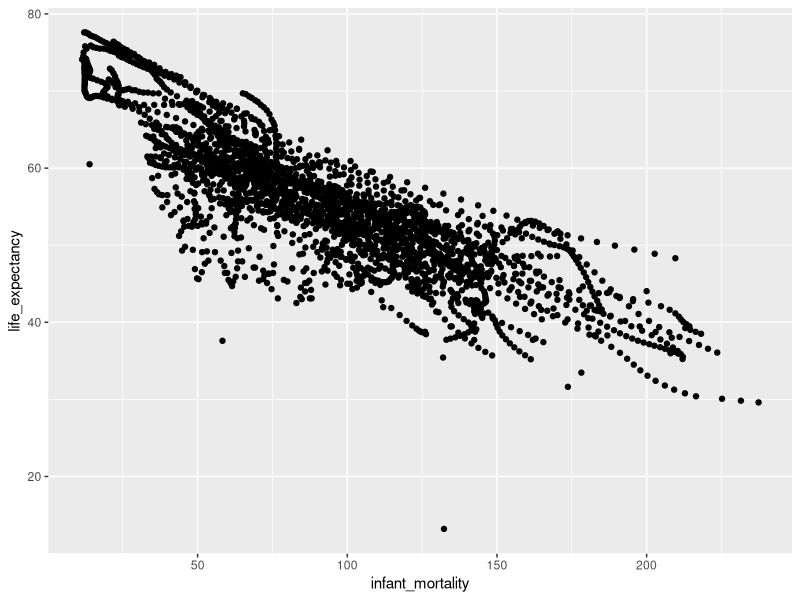
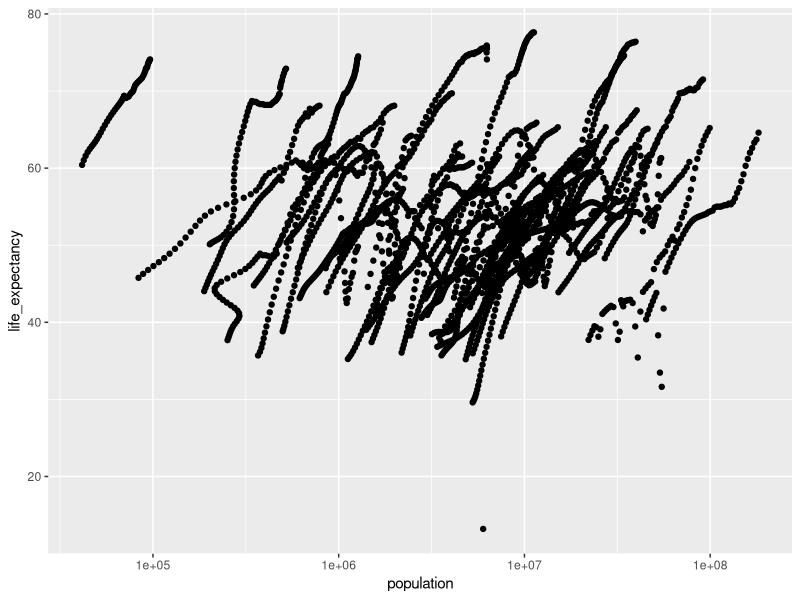
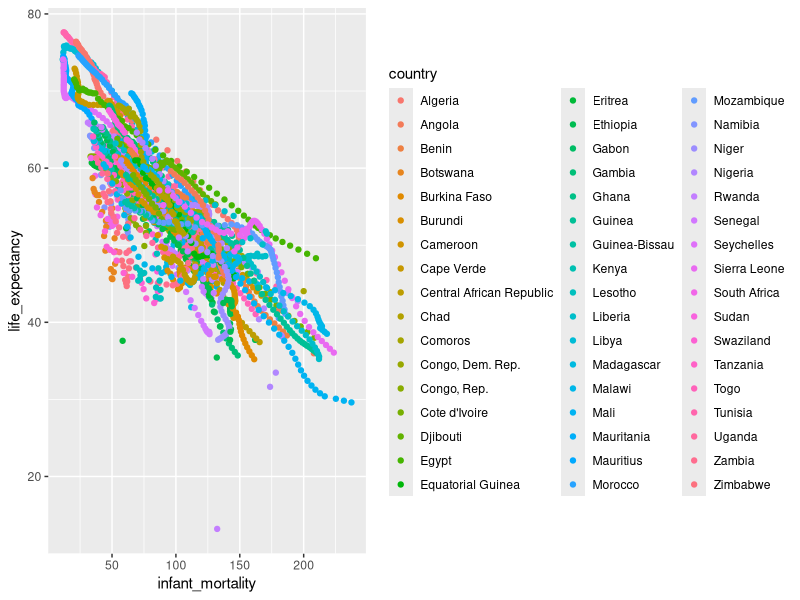
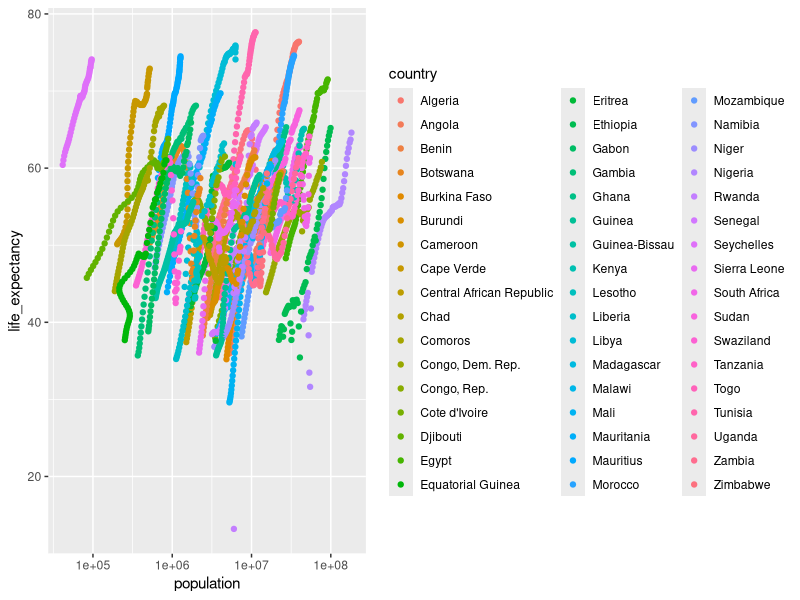
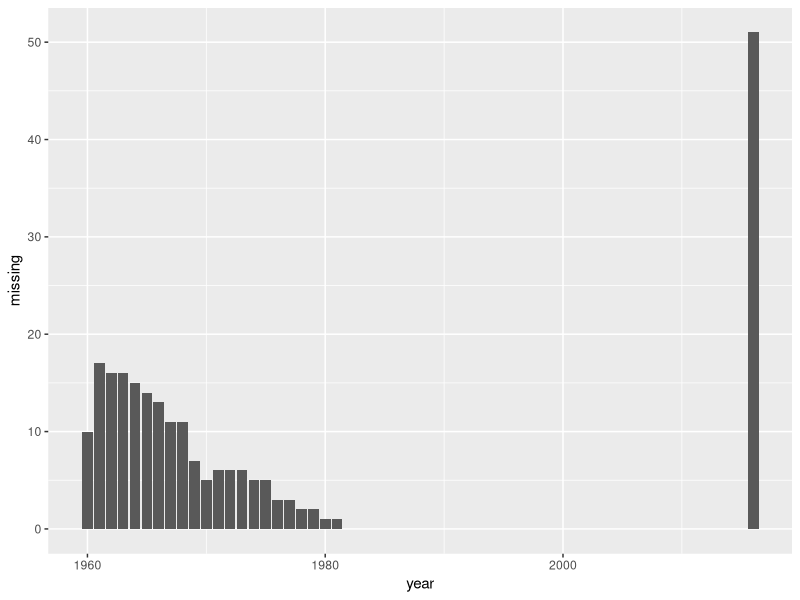
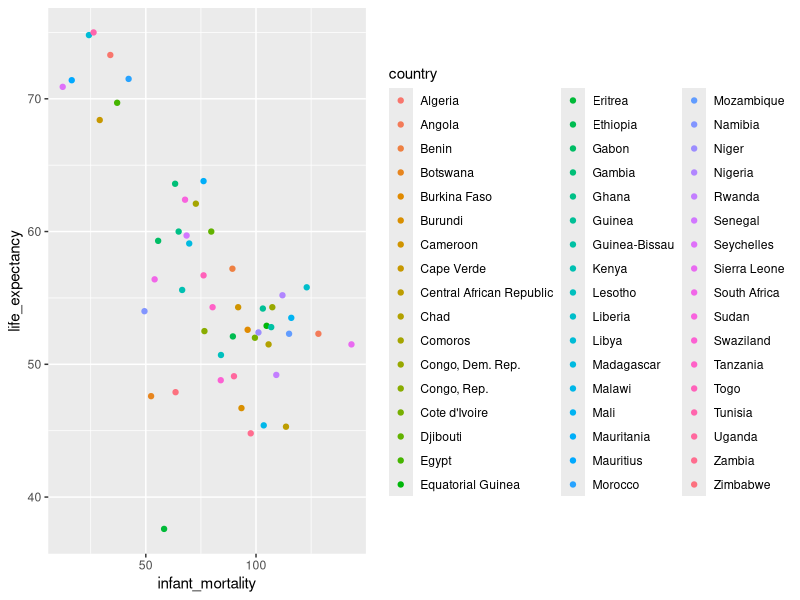
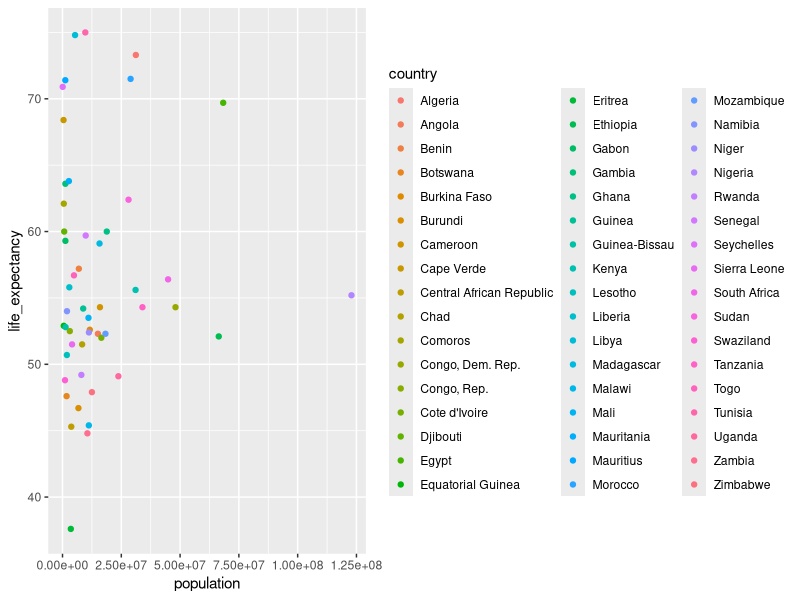

Write the R code that produced these figures, in order.
## ---- chunk 1
#install.packages("dslabs")
library(tidyverse)
library(dslabs)
## ---- chunk 2
help(gapminder)
str(gapminder)
summary(gapminder)
class(gapminder) #data frame, nice, I can use tidyverse on it
## ---- chunk 3
africadata <- gapminder |> #pull out the African countries' data
  filter(continent == "Africa")
## ---- chunk 4
infants1 <- africadata |> #create object with just infant mortality and life expectancy
  select(infant_mortality, life_expectancy)
str(infants1) #its a data frame
summary(infants1)
  
population1 <- africadata |> #create object with just population and life expectancy
  select(population, life_expectancy)
str(population1) #its a data frame
summary(population1)
## ---- chunk 5
ggplot(data=infants1, aes(x=infant_mortality, y=life_expectancy)) +
  geom_point()

ggplot(data=population1, aes(x=population, y=life_expectancy)) +
  geom_point() +
  scale_x_log10()

ggplot(data=africadata, aes(x=infant_mortality, y=life_expectancy, col=country)) +
  geom_point()

ggplot(data=africadata, aes(x=population, y=life_expectancy, col=country)) +
  geom_point() +
  scale_x_log10()
## ---- chunk 6
missing_data <- africadata |> #by year, count number of NAs AKA missings
  group_by(year) |>
  summarize(missing = sum(is.na(infant_mortality)))

ggplot(data=missing_data, aes(x=year, y=missing)) + #make a bar plot to easily see when/where the NAs are
  geom_col()
## ---- chunk 7
africadata2000 <- africadata |> #pull out year 200 only
  filter(year==2000)

ggplot(data=africadata2000, aes(x=infant_mortality, y=life_expectancy, col=country)) + #make same plots as above, but only usiing year 2000
  geom_point()

ggplot(data=africadata2000, aes(x=population, y=life_expectancy, col=country)) +
  geom_point()
## ---- chunk 8
fit1 <- lm(data=africadata2000, life_expectancy~infant_mortality)
fit2 <- lm(data=africadata2000, life_expectancy~population)

summary(fit1)
summary(fit2)
